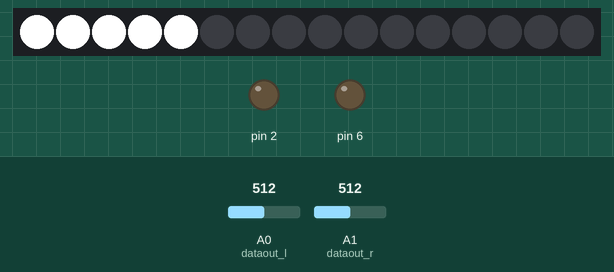
This sketch was run on a simulated Arduino Uno, built with avr-gcc and run on an emulated ATmega328P. Parts: 16 RGB LEDs in strip order, left to right, output pins drawn as LEDs (lit = HIGH). Inputs (shaded band) come from the test bench; at power-on: A0 (dataout_l) = 512, A1 (dataout_r) = 512. Pins used as bus, display or sensor lines are not drawn.

Above: at 1.2 s.
1.3 s: A0 (dataout_l) set to 122
4.3 s: A1 (dataout_r) set to 716
5.8 s: A0 (dataout_l) set to 306
At 6.13 s:
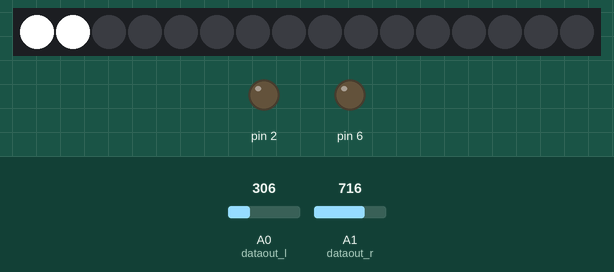
7.4 s: A1 (dataout_r) set to 900
At 7.78 s:
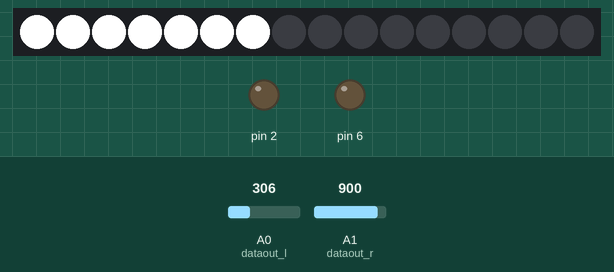
9.1 s: A1 (dataout_r) set to 122
12.1 s: A1 (dataout_r) set to 193
13.6 s: A1 (dataout_r) set to 213
At 14.39 s:
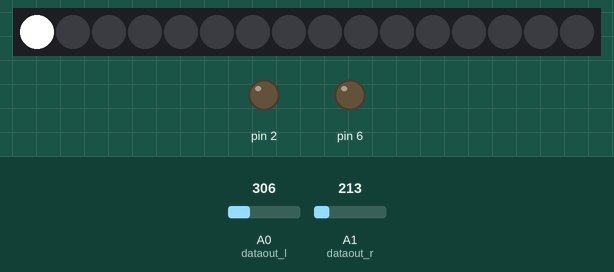
Timing chart, 0 to 16.6 s (numbered marks = the images above; inputs shaded):
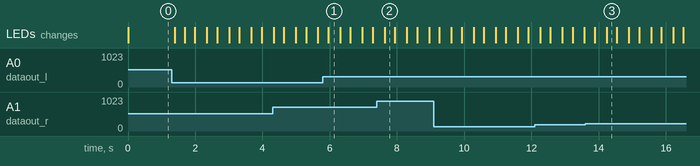

Measured:
- after the input at 5.8 s, the LEDs: change after 0.16 s (image 1)
- after the input at 7.4 s, the LEDs: change after 0.24 s (image 2)
- after the input at 13.6 s, the LEDs: first differ from a run without the input after 0.64 s (image 3)

The sketch:

main.ino
```cpp
#include "./include/led_bar.h"
#include "./include/msgeq7.h"

MSGEQ7 msgeq7;
LED_BAR led_bar;

void setup(){
  Serial.begin(9600);

  msgeq7.setup();
  led_bar.setup();
}

void loop(){
  msgeq7.get_data(led_bar);
}
```

led_bar.h
```cpp
#ifndef LED_BAR_h
#define LED_BAR_h
#include "Tlc5940.h"

#define BAR_L 11
#define BAR_R 10
#define MAX_BRIGHTNESS 4095

class LED_BAR{
    public:
    LED_BAR();

    const int band[10] = {203,256,322,406,512,645,813,1024,1290,1625};
    const int8_t bar_num[7] = {12,13,14,15,5,6,7};
    const int bar_side[2] = {11,10};
    void setup();
    void led_blinking(int data[7]);
    void led_dynamic(int data_L[7], int data_R[7]);

    private:
};

#endif
```

msgeq7.h
```cpp
#ifndef MSGEQ7_h
#define MSGEQ7_h

#include "led_bar.h"
#define strobe 4
#define reset 5
#define dataout_l A0
#define dataout_r A1

class MSGEQ7{
    public:
    MSGEQ7();

    int spectrumRead_L[7] = {};
    int spectrumRead_R[7] = {};

    void setup();
    void get_data(LED_BAR &led_bar);

    private:
};

#endif
```

led_bar.cpp
```cpp
#include "../include/led_bar.h"
#include "Tlc5940.h"

LED_BAR::LED_BAR(){}

void LED_BAR::setup(){
    Tlc.init();
    pinMode(BAR_L,OUTPUT);
    pinMode(BAR_R,OUTPUT);
    for (int ch=0; ch<7; ch++){
        pinMode(ch,OUTPUT);
    }
}

void LED_BAR::led_blinking(int data[7]){
    Tlc.clear();
    for (TLC_CHANNEL_TYPE ch=0; ch<10; ch++){
        if (data[ch] >= band[ch]){
            Tlc.set(ch,MAX_BRIGHTNESS);
        }else{
            break;
        }
    }
    Tlc.update();
}

void LED_BAR::led_dynamic(int data_L[7],int data_R[7]){
    for (int i=0; i<2; i++){
        digitalWrite(bar_side[i%2],HIGH);
        digitalWrite(bar_side[(i+1)%2],LOW);
        for (int ch=0; ch<7; ch++){
            digitalWrite(bar_side[ch],HIGH);
            digitalWrite(bar_side[(ch+1)%7],LOW);
            digitalWrite(bar_side[(ch+2)%7],LOW);
            digitalWrite(bar_side[(ch+3)%7],LOW);
            digitalWrite(bar_side[(ch+4)%7],LOW);
            digitalWrite(bar_side[(ch+5)%7],LOW);
            digitalWrite(bar_side[(ch+6)%7],LOW);

            if (i == 0){
                led_blinking(data_R);
            }else{
                led_blinking(data_L);
            }
        }
        delay(5);
    }
}
```

msgeq7.cpp
```cpp
#include "../include/msgeq7.h"

MSGEQ7::MSGEQ7(){}

void MSGEQ7::setup(){
    pinMode(strobe,OUTPUT);
    pinMode(reset,OUTPUT);
}

void MSGEQ7::get_data(LED_BAR &led_bar){
  digitalWrite(reset, HIGH);
  delay(5);
  digitalWrite(reset, LOW);

  for (int i=0; i<7; i++){
      digitalWrite(strobe,LOW);
      delayMicroseconds(35);

      spectrumRead_L[i] = analogRead(dataout_l);
      spectrumRead_R[i] = analogRead(dataout_r);

      digitalWrite(strobe,HIGH);

  }
  delay(1);
  led_bar.led_dynamic(spectrumRead_L,spectrumRead_R);
}
```
